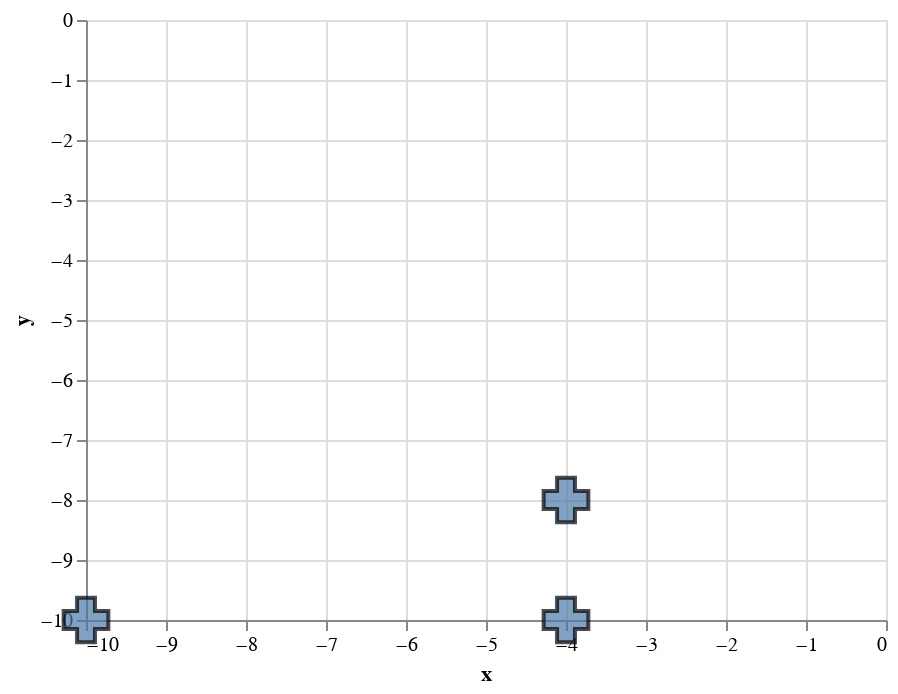

Here is the notebook cell this chart was saved with:
### Markdown cell above
Here are our initial guesses for the centers.  We add some customization to make the points more visible.  (Notice how we are using `mark_point` instead of the usual `mark_circle`.

### Code cell
c2 = alt.Chart(df_centroids).mark_point(
    size=500,
    shape='cross',
    filled=True,
    stroke="black",
).encode(
    x="x",
    y="y",
)

c2

### Figure 1 — Vega-Lite specification as saved in the notebook (floating-point values rounded to 4 significant figures)
{"config": {"view": {"continuousWidth": 400, "continuousHeight": 300}}, "data": {"name": "data-d937417af026e4f584a32531c2ef6637"}, "mark": {"type": "point", "filled": true, "shape": "cross", "size": 500, "stroke": "black"}, "encoding": {"x": {"field": "x", "type": "quantitative"}, "y": {"field": "y", "type": "quantitative"}}, "$schema": "https://vega.github.io/schema/vega-lite/v4.17.0.json", "datasets": {"data-d937417af026e4f584a32531c2ef6637": [{"x": -4, "y": -10}, {"x": -4, "y": -8}, {"x": -10, "y": -10}]}}
